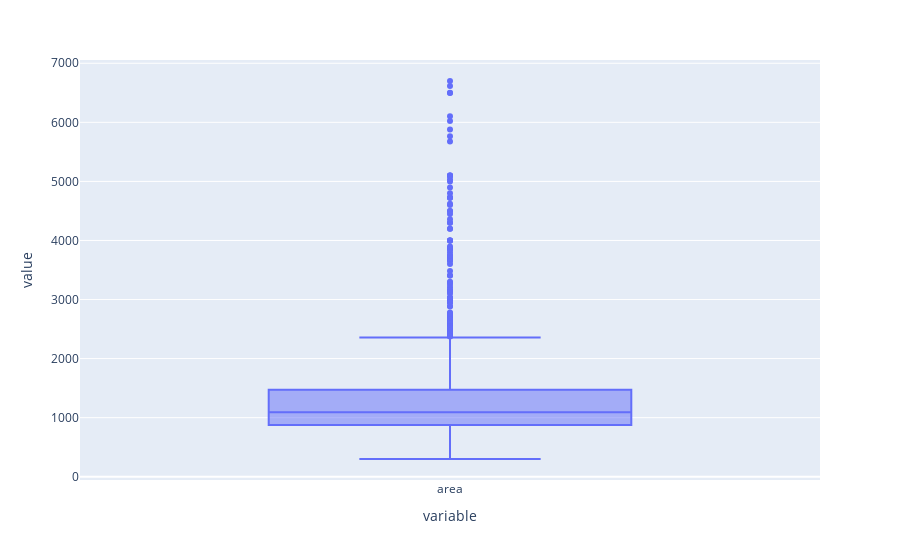

The notebook cell this image was saved under:
### Code cell
px.box(data['area'])

### Figure 1 — Plotly figure (JSON) as saved in the notebook; plotly's stock layout.template omitted (floating-point values rounded to 4 significant figures; data arrays with more than 128 entries replaced by an {"elided": "..."} marker saying what was removed)
{"data": [{"alignmentgroup": "True", "hovertemplate": "variable=%{x}<br>value=%{y}<extra></extra>", "legendgroup": "", "marker": {"color": "#636efa"}, "name": "", "notched": false, "offsetgroup": "", "orientation": "v", "showlegend": false, "type": "box", "x": {"elided": "2620 str values"}, "x0": " ", "xaxis": "x", "y": {"elided": "2620 int values"}, "y0": " ", "yaxis": "y"}], "layout": {"boxmode": "group", "legend": {"tracegroupgap": 0}, "margin": {"t": 60}, "xaxis": {"anchor": "y", "domain": [0, 1], "title": {"text": "variable"}}, "yaxis": {"anchor": "x", "domain": [0, 1], "title": {"text": "value"}}}}
